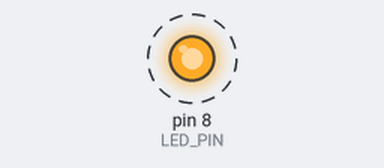
A sketch run on a simulated Arduino Uno, built with avr-gcc and run on an emulated ATmega328P. On the bench: output pins drawn as LEDs (lit = HIGH). Dashed ring = blinking.

Above: at 0.12 s.
Timing chart, 0 to 3.0 s (numbered marks = the images above):
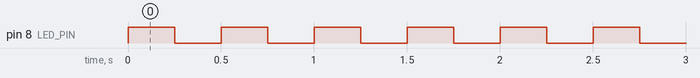

The sketch:

blinky.ino
```cpp
#define LED_PIN     8

void setup() {
    pinMode(LED_PIN, OUTPUT);
}

void loop() {

  digitalWrite(LED_PIN, HIGH);
  delay(250);
  digitalWrite(LED_PIN, LOW);
  delay(250);
}
```

Measured:
- by itself, pin 8 (LED_PIN): alternates HIGH for 0.25 s and LOW for 0.25 s
